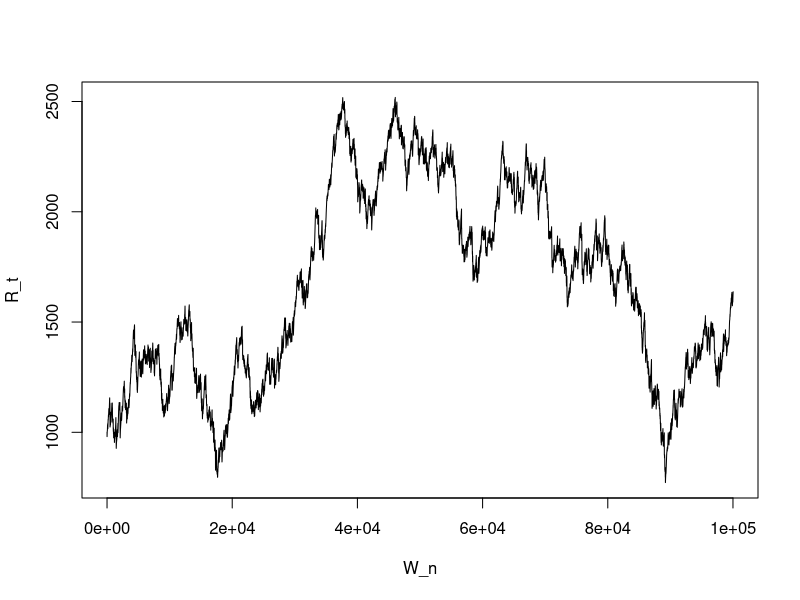

This chart was generated by the following R code:
### Cramer-Lundberg ###

## Inputs
t <- 100000 
u <- 1000 
c <- 1 
lambda <- 0.1 #intensidad del Poisson
#parámetros de la distribución de los saltos, aquí Yn ~ exp(alpha)
alpha <- 0.1005

## Outputs: vector con los tiempos de salto y vector con el valor del proceso
W_n <- c(0)
R_t <- c(u)

# Como el proceso es creciente entre saltos, para calcular la probabilidad
# de ruina, solo nos interesará cuánto vale en los momentos en que salta.
# Es decir, nuestro vector solo tendrá los R_{T_i}.

while (W_n[length(W_n)] < t) {
  T_i <- rexp(1, lambda)
  W_n <- c(W_n, W_n[length(W_n)] + T_i)
  R_t <- c(R_t, c*T_i + R_t[length(R_t)] - rexp(1, alpha))
}

T_i
R_t

#Gráfica del proceso
plot(W_n, R_t, type = "l", xlim = c(0, t), ylim = c(min(R_t), max(R_t)))

#Probabilidad de ruina
psi <- (lambda/(alpha*c))*(exp(-(alpha-(lambda/c))*u))  
psi

